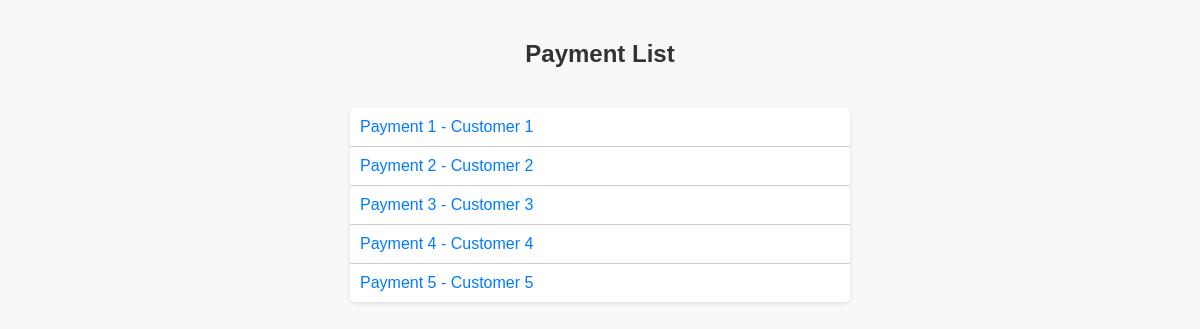
The app's page /payment/payments/ with its own data.
### payment/models.py (models this page shows, shortened)
class Payment(models.Model):
    payment_id = models.IntegerField(primary_key=True)
    customer_id = models.IntegerField()
    payment_method = models.CharField(max_length=50)
    payment_status = models.CharField(max_length=50)
    payment_date = models.IntegerField()
    payment_amount = models.IntegerField()
    currency_used = models.CharField(max_length=50)

### payment/views.py (the view)
# urls.py: path('payments/', payment_list, name='payment_list'),
def payment_list(request):
    payments = Payment.objects.all()
    return render(request, 'payment/payment_list.html', {'payments': payments})

### templates/payment/payment_list.html (shortened to what this page needs)
<!DOCTYPE html>
<html>
<head>
</head>
<body>
    <h2>Payment List</h2>
    <ul>
        {% for payment in payments %}
            <li><a href="{% url 'payment_list' %}">Payment {{ payment.payment_id }} - Customer {{ payment.customer_id }}</a></li>
        {% endfor %}
    </ul>
</body>
</html>

### templates/payment/payment_list.html (style rules this page uses)
body { font-family: Arial, sans-serif; background-color: #f8f8f8; margin: 0; padding: 0; }
h2 { text-align: center; padding: 20px; color: #333; }
ul { list-style: none; max-width: 500px; margin: 0 auto; padding: 0; background-color: #fff; border-radius: 5px; box-shadow: 0 2px 4px rgba(0, 0, 0, 0.1); }
li { border-bottom: 1px solid #ccc; padding: 10px; }
li:last-child { border-bottom: none; }
a { text-decoration: none; color: #007bff; }

### records on screen
Payment: payment_id "1", customer_id "1"
Payment: payment_id "2", customer_id "2"
Payment: payment_id "3", customer_id "3"
Payment: payment_id "4", customer_id "4"
Payment: payment_id "5", customer_id "5"
